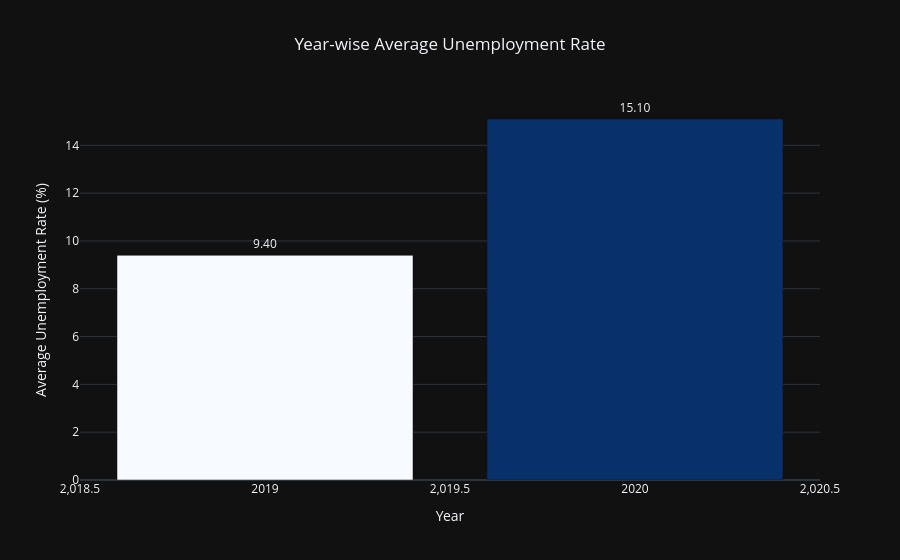

Write notebook code for a chart like this one.
### Markdown cell above
# 📊 7.2 — Univariate Analysis

## 🎯 Objective

Univariate Analysis focuses on understanding the distribution and behavior of a single variable at a time.

In this section, we will analyze unemployment patterns across different time dimensions such as:

- 📅 Year
- 📆 Month
- 📊 Quarter
- 🌦️ Season

These analyses help identify long-term trends, seasonal effects, and recurring unemployment patterns.

---

## 📌 Charts Included

1. Year-wise Average Unemployment Rate
2. Month-wise Average Unemployment Rate
3. Quarter-wise Average Unemployment Rate
4. Season-wise Average Unemployment Rate
5. Monthly Employment Analysis
6. Monthly Labour Participation Analysis

---

## 🎯 Expected Outcome

This section will reveal:

- Annual unemployment trends
- Monthly fluctuations
- Seasonal patterns
- Economic cycles

### Code cell
# ============================================================
# 📈 7.2.1 Year-wise Average Unemployment Rate
# ============================================================

yearly = (

    unemployment_df
    .groupby("Year", as_index=False)[
        "Estimated Unemployment Rate (%)"
    ]
    .mean()

)

fig = px.bar(

    yearly,

    x="Year",

    y="Estimated Unemployment Rate (%)",

    color="Estimated Unemployment Rate (%)",

    text_auto=".2f",

    color_continuous_scale="Blues",

    title="Year-wise Average Unemployment Rate",

    template="plotly_dark"

)

fig.update_layout(

    title_x=0.5,

    xaxis_title="Year",

    yaxis_title="Average Unemployment Rate (%)",

    coloraxis_showscale=False

)

fig.update_traces(

    textposition="outside"

)

fig.show()

# Streamlit
# st.plotly_chart(fig, use_container_width=True)

### Figure 1 — Plotly figure (JSON) as saved in the notebook; plotly's stock layout.template omitted (floating-point values rounded to 4 significant figures)
{"data": [{"hovertemplate": "Year=%{x}<br>Estimated Unemployment Rate (%)=%{marker.color}<extra></extra>", "legendgroup": "", "marker": {"color": [9.399, 15.1], "coloraxis": "coloraxis", "pattern": {"shape": ""}}, "name": "", "orientation": "v", "showlegend": false, "textposition": "outside", "texttemplate": "%{y:.2f}", "type": "bar", "x": [2019.0, 2020.0], "xaxis": "x", "y": [9.399, 15.1], "yaxis": "y"}], "layout": {"barmode": "relative", "coloraxis": {"autocolorscale": false, "colorbar": {"title": {"text": "Estimated Unemployment Rate (%)"}}, "colorscale": [[0, "rgb(247,251,255)"], [0.125, "rgb(222,235,247)"], [0.25, "rgb(198,219,239)"], [0.375, "rgb(158,202,225)"], [0.5, "rgb(107,174,214)"], [0.625, "rgb(66,146,198)"], [0.75, "rgb(33,113,181)"], [0.875, "rgb(8,81,156)"], [1, "rgb(8,48,107)"]], "showscale": false}, "legend": {"tracegroupgap": 0}, "title": {"text": "Year-wise Average Unemployment Rate", "x": 0.5}, "xaxis": {"anchor": "y", "domain": [0, 1], "title": {"text": "Year"}}, "yaxis": {"anchor": "x", "domain": [0, 1], "title": {"text": "Average Unemployment Rate (%)"}}}}
